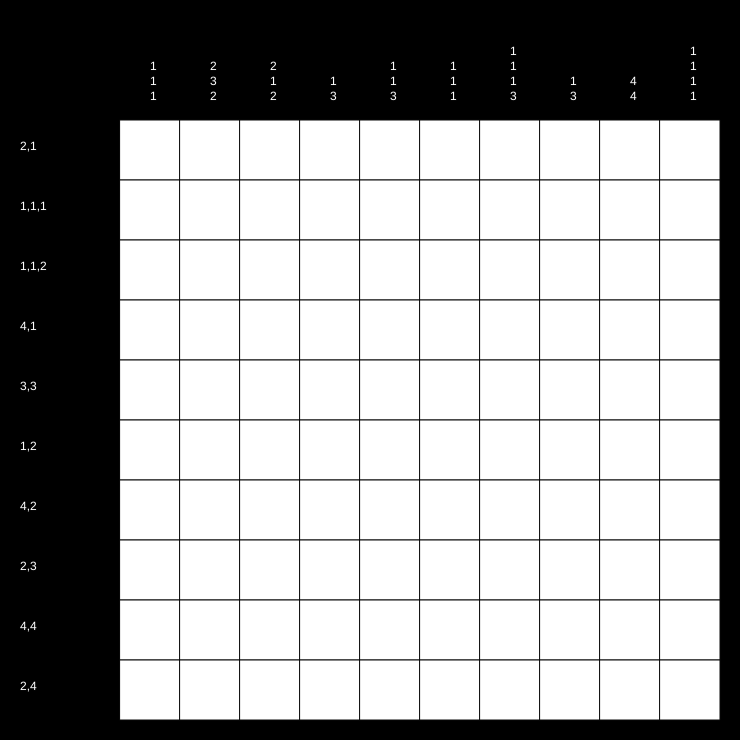
Frame 1 (no input)
Frame 60 (no input): identical to frame 1, image omitted
Frame 120 (the mouse pressed at the canvas centre since frame 60): identical to frame 1, image omitted

The p5.js sketch that drew this single still picture (run headless with seeded random() and noise() and a simulated clock; from frame 60 on, the mouse is pressed at the canvas centre):

// p5.js sketch
// ── sketch.js
//Canvar
let margin = 20
let canvas_size = 600
let number_padding = 100
let mistakes = 0

//Grid
let grid_cells = []
let grid_numbers = []
let grid_size = 10
let color_mode = 0
let cell_size = 0

//Numbers
let x_numbers = []
let y_numbers = []

//click mode
//0 - Solid
//1 - X-mode
let click_mode = 0

const changeColorMode = () => {
    color_mode = color_mode === 0 ? 1 : 0
    console.log(color_mode)
}

const changeClickMode = (isFill) => {
    click_mode = isFill?0:1
}

const getRowValue = (row) => {
    result = []
    temp = 0
    row.forEach(num => {
        if (num === 0) {
            if (temp !== 0) {
                result.push(temp)
                temp = 0
            }
        } else {
            temp++
        }
    })
    if (temp !== 0) {
        result.push(temp)
    }
    return result
}

const checkGrid = () => {

}


function setup() {
    //Color settings
    let color_settings = {
        'default_color': color(255, 255, 255),
        'fill_color': color(0, 0, 0),
        'check_color': color(233, 0, 255)
    }

    //Canvas setup
    createCanvas(canvas_size + number_padding + margin * 2, canvas_size + number_padding + margin * 2)

    cell_size = canvas_size / grid_size

    for (let x = 0; x < grid_size; x++) {
        for (let y = 0; y < grid_size; y++) {
            grid_cells.push(new Cell(x * cell_size + margin + number_padding,
                y * cell_size + margin + number_padding,
                cell_size,
                random() > 0.5 ? 1 : 0,
                color_settings.default_color))
        }
    }

    temp_num = []
    for (let x = 0; x < grid_size; x++) {
        for (let y = 0; y < grid_size; y++) {
            temp_num.push(grid_cells[x * grid_size + y].is_filled)
        }
        x_numbers.push(getRowValue(temp_num).reverse())
        temp_num = []
    }

    for (let y = 0; y < grid_size; y++) {
        for (let x = 0; x < grid_size; x++) {
            temp_num.push(grid_cells[x * grid_size + y].is_filled)
        }
        y_numbers.push(getRowValue(temp_num))
        temp_num = []
    }
}

function draw() {
    background(0)
    grid_cells.forEach(cell => {
        cell.on_draw(color_mode)
    })
    let x_delta = 0
    for (let i = 0; i < grid_size; i++) {
        fill('white')
        text(y_numbers[i], margin, number_padding + margin + cell_size / 2 + cell_size * i)
        x_numbers[i].forEach(num => {
            text(num, number_padding + margin + cell_size / 2 + cell_size * i, number_padding - x_delta)
            x_delta += 15
        })
        x_delta = 0
    }
}

function mouseClicked() {
    let x = Math.trunc((mouseX - number_padding - margin) / (canvas_size / grid_size));
    let y = Math.trunc((mouseY - number_padding - margin) / (canvas_size / grid_size));
    grid_cells[grid_size * x + y].on_click(click_mode)
    checkGrid()
}
// ── cell.js
//Color modes:
//0 - this.color Show current color
//1 - this.is_filled Show answers

function Cell(x, y, size,
              is_filled = 0,
              empty_color = color(255, 255, 255),
              fill_color = color(0, 0, 0),
              right_color = color(128, 128, 128)) {

    this.x = x //X grid position
    this.y = y //Y grid position
    this.size = size //cell size in pixels
    this.current_color = empty_color //Current cell color
    this.hasX = false //IF X on cell is needed
    this.empty_color = empty_color //Color to show when cell is empty
    this.fill_color = fill_color //Color to show when cell is checked

    this.color_fade_to = color(0,0,0)
    this.color_fade_delta = color(0,0,0)
    this.fade_ticks = 0

    this.is_filled = is_filled //IF this cell needs to be filled
    this.isClicked = 0


    this.on_draw = (color_mode) => {
        if(this.fade_ticks > 1){
            this.current_color.setRed(red(this.current_color) + red(this.color_fade_delta))
            this.current_color.setGreen(green(this.current_color) + green(this.color_fade_delta))
            this.current_color.setBlue(blue(this.current_color) + blue(this.color_fade_delta))
            this.fade_ticks--
            console.log('tick')
        }

        stroke(10)
        fill(this.current_color)
        square(this.x, this.y, this.size)
        if(this.hasX) {
            line(this.x, this.y, this.x + this.size, this.y + this.size)
            line(this.x + this.size, this.y, this.x, this.y + this.size)
        }
    }

    this.on_click = click_mode => {
        this.fade_to_color(color('green'), 1)
        if (this.isClicked === 0) {
            this.isClicked = 1
            if (this.is_filled === click_mode) {

            } else {
                document.getElementById('mistakes').value++
            }
            this.color = this.is_filled === 0 ? this.fill_color : this.rigth_color
        }
    }

    this.fade_to_color = (color, fade_time) => {
        this.fade_ticks = fade_time*60
        this.color_fade_to = color
        this.color_fade_delta.setRed((red(this.current_color) - red(color)))
        this.color_fade_delta.setGreen((green(this.current_color) - green(color)))
        this.color_fade_delta.setBlue((blue(this.current_color) - blue(color)))
    }

}
